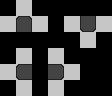

A 2D game scene composited from a Tiled map and its tileset images. What follows is a short description and the map's XML, with every tile layer's data as written:
An orthogonal 7x6 tile map with 16x16 px tiles, 3 tile layers (regions, input_layer1, output_layer2).

<map version="1.5" tiledversion="1.7.2" orientation="orthogonal" renderorder="right-down" width="7" height="6" tilewidth="16" tileheight="16" infinite="0" nextlayerid="4" nextobjectid="1">
 <tileset firstgid="1" source="../../porthole-tileset.tsx" />
 <layer id="1" name="regions" width="7" height="6">
  <data encoding="csv">
0,1,0,0,0,0,0,
1,1,1,0,1,1,1,
0,0,0,0,0,1,0,
0,1,0,1,0,0,0,
1,1,0,1,1,0,0,
0,1,0,1,0,0,0
</data>
 </layer>
 <layer id="2" name="input_layer1" width="7" height="6">
  <data encoding="csv">
0,2,0,0,0,0,0,
2,33,2,0,2,33,2,
0,0,0,0,0,2,0,
0,2,0,2,0,0,0,
2,33,0,33,2,0,0,
0,2,0,2,0,0,0
</data>
 </layer>
 <layer id="3" name="output_layer2" width="7" height="6">
  <data encoding="csv">
0,0,0,0,0,0,0,
0,35,0,0,0,36,0,
0,0,0,0,0,0,0,
0,0,0,0,0,0,0,
0,65,0,68,0,0,0,
0,0,0,0,0,0,0
</data>
 </layer>
</map>
